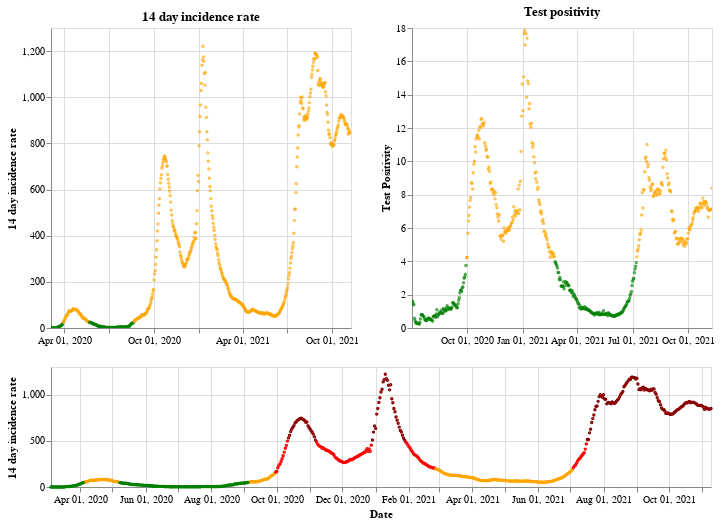

Notebook cell for this chart:
### Markdown cell above
## Northern Ireland

### Code cell
plot_traffic_light('Northern Ireland')

### Figure 1 — Vega-Lite specification as saved in the notebook (floating-point values rounded to 4 significant figures; data arrays with more than 128 entries replaced by an {"elided": "..."} marker saying what was removed)
{"config": {"view": {"continuousWidth": 400, "continuousHeight": 300}}, "vconcat": [{"hconcat": [{"mark": {"type": "point", "size": 2}, "encoding": {"color": {"condition": {"value": "green", "test": "(datum.twoWeeklyCasesRate <= 25)"}, "value": "orange"}, "tooltip": [{"type": "nominal", "field": "areaName"}, {"type": "temporal", "field": "date"}, {"type": "quantitative", "field": "twoWeeklyCasesRate"}, {"type": "quantitative", "field": "testPositivity"}], "x": {"type": "temporal", "axis": {"title": ""}, "field": "date", "scale": {"domain": {"selection": "DateBrush"}}, "timeUnit": "yearmonthdate"}, "y": {"type": "quantitative", "axis": {"title": "14 day incidence rate"}, "field": "twoWeeklyCasesRate"}}, "title": "14 day incidence rate", "width": 300}, {"mark": {"type": "point", "size": 2}, "encoding": {"color": {"condition": {"value": "green", "test": "(datum.testPositivity <= 4)"}, "value": "orange"}, "tooltip": [{"type": "nominal", "field": "areaName"}, {"type": "temporal", "field": "date"}, {"type": "quantitative", "field": "twoWeeklyCasesRate"}, {"type": "quantitative", "field": "testPositivity"}], "x": {"type": "temporal", "axis": {"title": ""}, "field": "date", "scale": {"domain": {"selection": "DateBrush"}}, "timeUnit": "yearmonthdate"}, "y": {"type": "quantitative", "axis": {"title": "Test Positivity"}, "field": "testPositivity"}}, "title": "Test positivity", "width": 300}]}, {"layer": [{"mark": {"type": "point", "size": 2}, "encoding": {"color": {"condition": {"value": "orange", "test": "(((datum.testPositivity < 4) && (datum.twoWeeklyCasesRate >= 50)) && (datum.twoWeeklyCasesRate < 200))"}, "value": "red"}, "opacity": {"condition": {"value": 1, "test": "((datum.twoWeeklyCasesRate >= 50) && (datum.twoWeeklyCasesRate < 500))"}, "value": 0}, "tooltip": [{"type": "nominal", "field": "areaName"}, {"type": "temporal", "field": "date"}, {"type": "quantitative", "field": "twoWeeklyCasesRate"}, {"type": "quantitative", "field": "testPositivity"}], "x": {"type": "temporal", "axis": {"title": "Date"}, "field": "date", "timeUnit": "yearmonthdate"}, "y": {"type": "quantitative", "axis": {"title": "14 day incidence rate"}, "field": "twoWeeklyCasesRate"}}, "selection": {"DateBrush": {"type": "interval", "encodings": ["x"], "fields": ["Time"]}}}, {"mark": {"type": "point", "size": 2}, "encoding": {"color": {"value": "darkred"}, "opacity": {"condition": {"value": 1, "test": "(datum.twoWeeklyCasesRate >= 500)"}, "value": 0}, "tooltip": [{"type": "nominal", "field": "areaName"}, {"type": "temporal", "field": "date"}, {"type": "quantitative", "field": "twoWeeklyCasesRate"}, {"type": "quantitative", "field": "testPositivity"}], "x": {"type": "temporal", "axis": {"title": "Date"}, "field": "date", "timeUnit": "yearmonthdate"}, "y": {"type": "quantitative", "axis": {"title": "14 day incidence rate"}, "field": "twoWeeklyCasesRate"}}}, {"mark": {"type": "point", "size": 2}, "encoding": {"color": {"condition": {"value": "green", "test": "((datum.testPositivity < 4) && (datum.twoWeeklyCasesRate < 50))"}, "value": "orange"}, "opacity": {"condition": {"value": 1, "test": "(datum.twoWeeklyCasesRate < 50)"}, "value": 0}, "tooltip": [{"type": "nominal", "field": "areaName"}, {"type": "temporal", "field": "date"}, {"type": "quantitative", "field": "twoWeeklyCasesRate"}, {"type": "quantitative", "field": "testPositivity"}], "x": {"type": "temporal", "axis": {"title": "Date"}, "field": "date", "timeUnit": "yearmonthdate"}, "y": {"type": "quantitative", "axis": {"title": "14 day incidence rate"}, "field": "twoWeeklyCasesRate"}}}], "height": 120, "width": 660}], "data": {"name": "data-27f766665ff95b08bbb75cd9e3221c02"}, "$schema": "https://vega.github.io/schema/vega-lite/v4.8.1.json", "datasets": {"data-27f766665ff95b08bbb75cd9e3221c02": {"elided": "615 records"}}}
